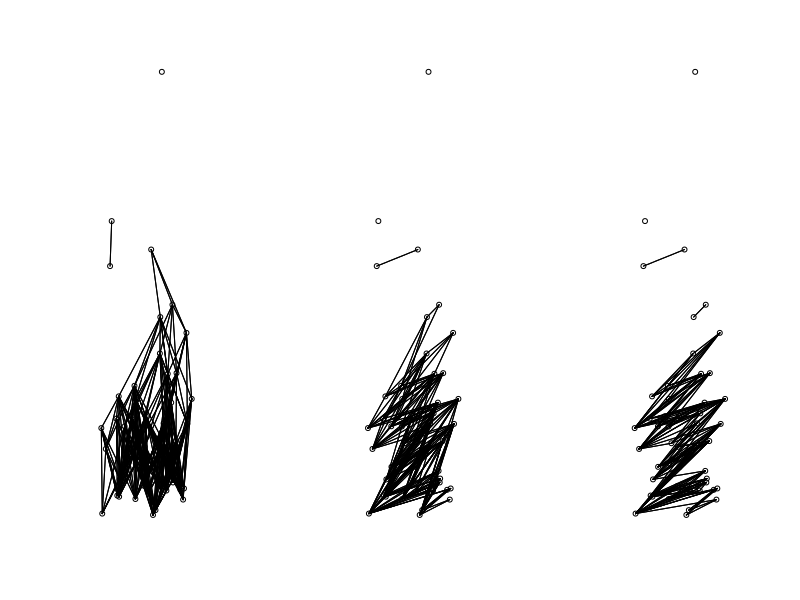

This chart was generated by the following R code:
library(spdep)


### Name: tolerance.nb
### Title: Function to construct edges based on a tolerance angle and a
###   maximum distance
### Aliases: tolerance.nb
### Keywords: spatial

### ** Examples

set.seed(1)
ex.data<-cbind(runif(50),rexp(50))

### Construct object of class nb with a tolerance angle of 30 degrees
### and a maximum distance of 2 m.
nb.ex<-tolerance.nb(ex.data, unit.angle = "degrees", max.dist=1,
 tolerance = 30)

### Construct object of class nb with a tolerance angle of 30 degrees
### and a maximum distance of 2 m. The coordinates are rotated at an angle
### of 45 degrees counterclockwise.
nb.ex2<-tolerance.nb(ex.data, unit.angle = "degrees", max.dist=1,
 tolerance = 30, rot.angle = 45)

### Construct object of class nb with a tolerance angle of pi/8 radians
### and a maximum distance of 1.5 m. The coordinates are rotated at
### an angle of pi/4 radians clockwise.
nb.ex3<-tolerance.nb(ex.data, unit.angle = "radians", max.dist=1.5,
 tolerance = pi/8, rot.angle = -pi*2/3)

par(mfrow=c(1,3))
plot(nb.ex,ex.data,asp=1)
plot(nb.ex2,ex.data,asp=1)
plot(nb.ex3,ex.data,asp=1)
